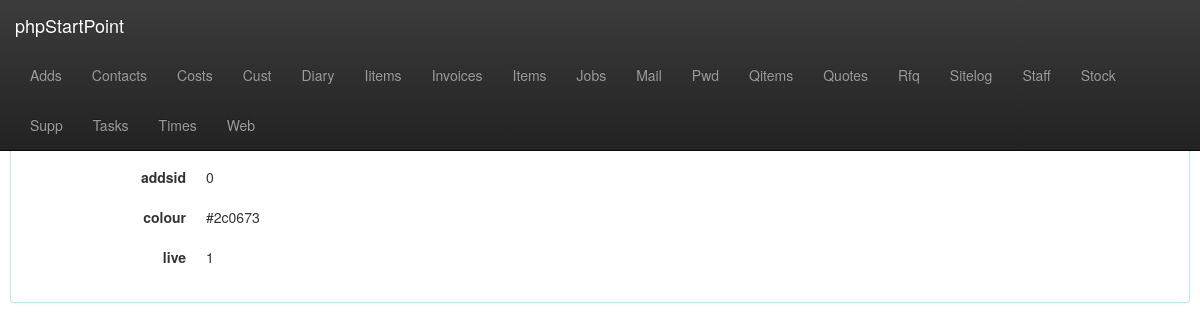
The app's page /pub/phpstartpoint/athdb100/www/cust/view.php?id=0 with its own data.
### tables this page shows
CREATE TABLE `cust` (
  `custid` INT unsigned NOT NULL AUTO_INCREMENT,
  `fname` varchar(255) NOT NULL,
  `sname` varchar(255) NOT NULL,
  `co_name` varchar(128) NOT NULL,
  `contact` varchar(128) DEFAULT NULL,
  `addsid` INT unsigned DEFAULT NULL,
  `inv_email` varchar(255) DEFAULT NULL,
  `inv_contact` INT unsigned DEFAULT NULL,
  `colour` varchar(7) DEFAULT '#2c0673',
  `filestr` varchar(256) DEFAULT NULL,
  `live` tinyint(4) DEFAULT '1',
  PRIMARY KEY (`custid`) USING BTREE
);

### php/lib/obj/Cust.php (called while the page is built, shortened)
<?php
class Cust
{
private $custid;
private $fname;
private $sname;
private $co_name;
private $contact;
private $addsid;
private $inv_email;
private $inv_contact;
private $colour;
private $filestr;
private $live;
	public function setCustid($custid)
	{
		$this->custid = $custid;
	}
	public function setFname($fname)
	{
		$this->fname = $fname;
	}
	public function getFname()
	{
		return $this->fname;
	}
	public function setSname($sname)
	{
		$this->sname = $sname;
	}
	public function getSname()
	{
		return $this->sname;
	}
	public function setCo_name($co_name)
	{
		$this->co_name = $co_name;
	}
	public function getCo_name()
	{
		return $this->co_name;
	}
	public function setContact($contact)
	{
		$this->contact = $contact;
	}
	public function getContact()
	{
		return $this->contact;
	}
	public function setAddsid($addsid)
	{
		$this->addsid = $addsid;
	}
	public function getAddsid()
	{
		return $this->addsid;
	}
	public function setInv_email($inv_email)
	{
		$this->inv_email = $inv_email;
	}
	public function getInv_email()
	{
		return $this->inv_email;
	}
	public function setInv_contact($inv_contact)
	{
		$this->inv_contact = $inv_contact;
	}
	public function getInv_contact()
	{
		return $this->inv_contact;
	}
	public function setColour($colour)
	{
		$this->colour = $colour;
	}
	public function getColour()
	{
		return $this->colour;
	}
	public function setFilestr($filestr)
	{
		$this->filestr = $filestr;
	}
	public function getFilestr()
	{
		return $this->filestr;
	}
	public function setLive($live)
	{
		$this->live = $live;
	}
	public function getLive()
	{
		return $this->live;
	}
	public function getAll()
	{
		$ret = array(
		'fname'=>$this->getFname(),
		'sname'=>$this->getSname(),
		'co_name'=>$this->getCo_name(),
		'contact'=>$this->getContact(),
		'addsid'=>$this->getAddsid(),
		'inv_email'=>$this->getInv_email(),
		'inv_contact'=>$this->getInv_contact(),
		'colour'=>$this->getColour(),
		'filestr'=>$this->getFilestr(),
		'live'=>$this->getLive());
		return $ret;
	}
	public function loadCust() {
		global $db;
		$res = $db->select('SELECT custid,fname,sname,co_name,contact,addsid,inv_email,inv_contact,colour,filestr,live FROM cust WHERE custid=?', array($this->custid), 'd');
	}
}
?>

### pub/phpstartpoint/athdb100/lib/DB.php (called while the page is built, shortened)
<?php
class DB
    {
        public function __construct()
        {
            $config = parse_ini_file('/srv/ath/src/pub/phpstartpoint/athdb100/etc/db.conf');
            $this->user = $config['dbuser'];
            $this->password = $config['dbpw'];
            $this->database = $config['db'];
            $this->host = $config['host'];
            $this->db = $this->connect();
        }
        protected function connect()
        {
            return new mysqli($this->host, $this->user, $this->password, $this->database);
        }
        public function select($query, $data, $format)
        {
            $stmt = $this->db->prepare($query);
            array_unshift($data, $format);
            call_user_func_array(array(
                $stmt,
                'bind_param'
            ), $this->ref_values($data));
            $stmt->execute();
            $result = $stmt->get_result();
            while ($row = $result->fetch_object()) {
                $results[] = $row;
            }
            return $results;
        }
        private function ref_values($array)
        {
            $refs = array();
            foreach ($array as $key => $value) {
                $refs[$key] = &$array[$key];
            }
            return $refs;
        }
    }
?>

### pub/phpstartpoint/athdb100/www/cust/view.php (the view, shortened to what this page needs)
<?php
include "/srv/ath/src/pub/phpstartpoint/athdb100/lib/DB.php";
$db = new DB();
include "/srv/ath/src/pub/phpstartpoint/athdb100/lib/Cust.php";
include "/srv/ath/src/pub/phpstartpoint/athdb100/tmpl/header.php";
?>
<?php
$cust = new Cust();
$cust->setCustid($_GET['id']);
$cust->loadCust();
$all = $cust->getAll();
if (isset($all)) {
		   ?>
<div class="panel panel-info">
	<div class="panel-heading">
		<strong>Viewing <?php echo $cust->getCustid();?></strong>
	</div>
	<div class="panel-body">
		<?php
    foreach ($all as $key => $value) {
        if (isset($value) && ($value != '')) {
            ?>
		    <dl class="dl-horizontal">
			<dt><?php echo $key;?></dt>
			<dd><?php echo $value;?></dd>
		</dl>
		    <?php
        }
    }
    ?>
	</div>
</div>
<?php
}else{
	?>
	<h2>No results found</h2>
	<?php
}
?>
<?php
include "/srv/ath/src/pub/phpstartpoint/athdb100/tmpl/footer.php";
?>

### pub/phpstartpoint/athcore/www/css/sitestyle.css (style rules this page uses)
body { padding-top: 70px; padding-bottom: 30px; padding-left: 10px; padding-right: 10px; }

### records on screen
cust: addsid "0", colour "#2c0673", live "1"

### other values on screen
$key "addsid"
$key "colour"
$key "live"
